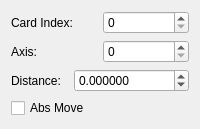
     <widget class="QWidget" name="page_24">
      <layout class="QVBoxLayout" name="verticalLayout_27">
       <item>
        <layout class="QHBoxLayout" name="horizontalLayout_84">
         <item>
          <widget class="QLabel" name="label_74">
           <property name="text">
            <string>Card Index:</string>
           </property>
          </widget>
         </item>
         <item>
          <widget class="QSpinBox" name="motorCardIndexspinBox">
           <property name="suffix">
            <string notr="true"/>
           </property>
           <property name="prefix">
            <string notr="true"/>
           </property>
           <property name="maximum">
            <number>255</number>
           </property>
          </widget>
         </item>
        </layout>
       </item>
       <item>
        <layout class="QHBoxLayout" name="horizontalLayout_85">
         <item>
          <widget class="QLabel" name="label_75">
           <property name="text">
            <string>Axis:</string>
           </property>
          </widget>
         </item>
         <item>
          <widget class="QSpinBox" name="motorAxisIndexspinBox">
           <property name="suffix">
            <string notr="true"/>
           </property>
           <property name="prefix">
            <string notr="true"/>
           </property>
           <property name="maximum">
            <number>255</number>
           </property>
          </widget>
         </item>
        </layout>
       </item>
       <item>
        <layout class="QHBoxLayout" name="horizontalLayout_86">
         <item>
          <widget class="QLabel" name="label_76">
           <property name="text">
            <string>Distance:</string>
           </property>
          </widget>
         </item>
         <item>
          <widget class="QDoubleSpinBox" name="motorDistancedoubleSpinBox">
           <property name="decimals">
            <number>6</number>
           </property>
           <property name="minimum">
            <double>-99990000.000000000000000</double>
           </property>
           <property name="maximum">
            <double>99990000.000000000000000</double>
           </property>
          </widget>
         </item>
        </layout>
       </item>
       <item>
        <widget class="QCheckBox" name="motorAbsMovecheckBox">
         <property name="text">
          <string>Abs Move</string>
         </property>
        </widget>
       </item>
      </layout>
     </widget>
